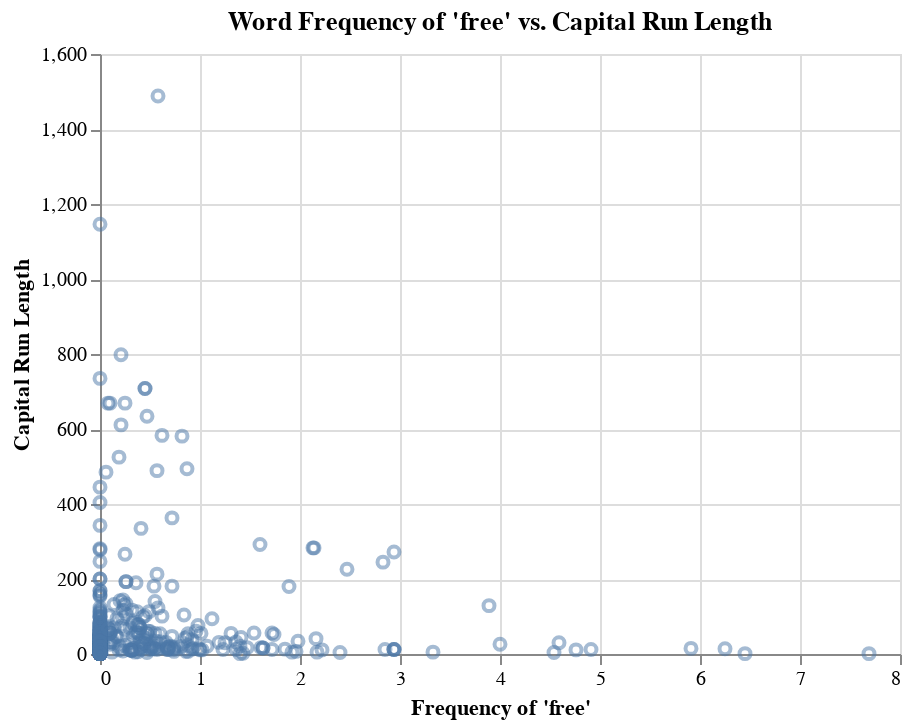

Source (notebook cell):
### Markdown cell above
Unfortunately, we have experienced issues with the schema validation when applying and shape or color encoding to the plot. It seems to be an issue within vega-lite that's part of the altair package. We've tried looking for help on [GitHub issues](https://github.com/altair-viz/altair/issues/2794), but to no avail

### Code cell
zeros_and_credit_scatter_plot = (
    alt.Chart(
        spam_train_predictors.sample(int(len(spam_train_predictors) / 5)), title="Word Frequency of \"000\" vs. \'credit\'"
    ).mark_point(opacity=0.5)
    .encode(
        x=alt.X(
            "word_freq_credit",
            title="Frequency of \'credit\'",
        ),
        y=alt.Y(
            "word_freq_000",
            title="Frequency of \'000\'",
        ),
        # color=alt.Color("is_spam", legend=alt.Legend(title="Spam by colour and shape", orient="left"), scale=alt.Scale(scheme='dark2')),
        # shape="is_spam"
    )
)

free_and_capital_scatter_plot = (
    alt.Chart(
        spam_train_predictors.sample(int(len(spam_train_predictors) / 5)), title="Word Frequency of \'free\' vs. Capital Run Length"
    ).mark_point(opacity=0.5)
    .encode(
        x=alt.X(
            "word_freq_free",
            title="Frequency of \'free\'",
        ),
        y=alt.Y(
            "capital_run_length_longest",
            title="Capital Run Length",
        ),
        # color=alt.Color("is_spam", legend=alt.Legend(title="Spam by colour and shape", orient="right"), scale=alt.Scale(scheme='dark2')),
        # shape="is_spam"
    )
)

free_and_capital_scatter_plot

# predictor_scatter_plots = alt.hconcat(zeros_and_credit_scatter_plot, free_and_capital_scatter_plot)

# predictor_scatter_plots

### Figure 1 — Vega-Lite specification as saved in the notebook (floating-point values rounded to 4 significant figures; data arrays with more than 128 entries replaced by an {"elided": "..."} marker saying what was removed)
{"config": {"view": {"continuousWidth": 400, "continuousHeight": 300}}, "data": {"name": "data-a2f2d510fc7e8c1f650b1dfe4d19d77e"}, "mark": {"type": "point", "opacity": 0.5}, "encoding": {"x": {"field": "word_freq_free", "title": "Frequency of 'free'", "type": "quantitative"}, "y": {"field": "capital_run_length_longest", "title": "Capital Run Length", "type": "quantitative"}}, "title": "Word Frequency of 'free' vs. Capital Run Length", "$schema": "https://vega.github.io/schema/vega-lite/v4.17.0.json", "datasets": {"data-a2f2d510fc7e8c1f650b1dfe4d19d77e": {"elided": "690 records"}}}
